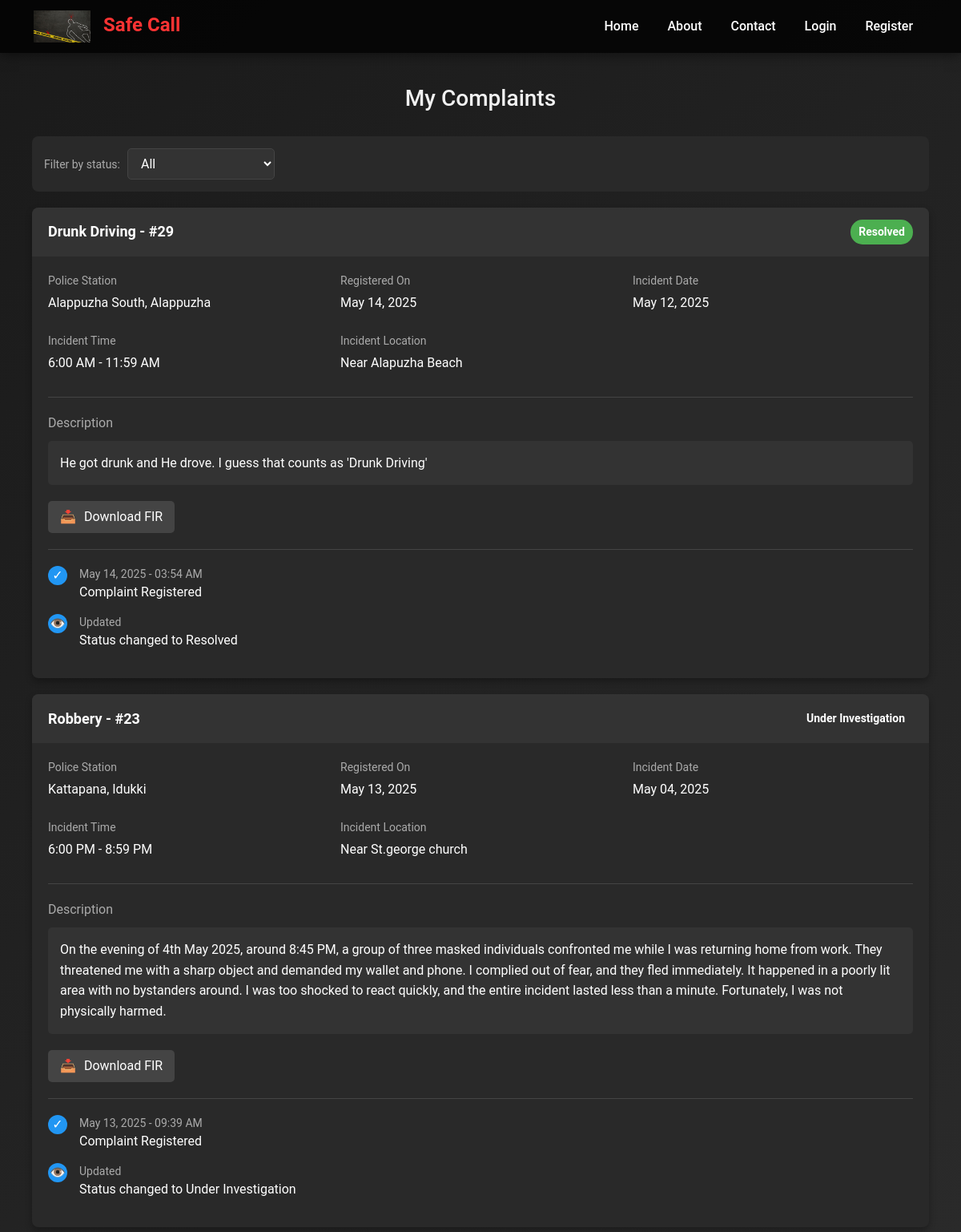
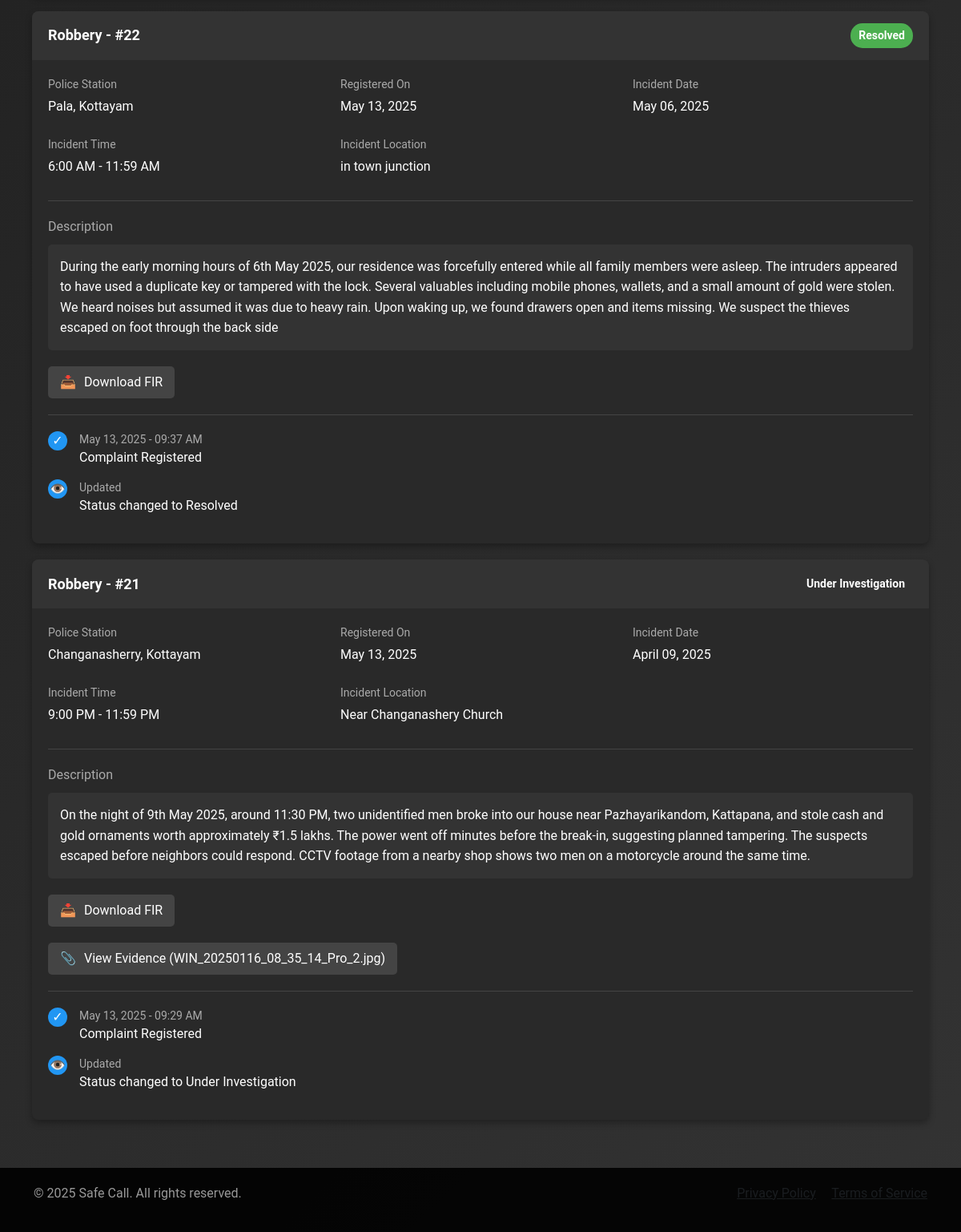
/user/view-complaints/ (signed in), run on the app's committed database (2 pictures, top to bottom).
### core/models.py (models this page shows, shortened)
class Complaint(models.Model):
    COMPLAINT_TYPES = [
        ('Robbery', 'Robbery'),
        ('Assault', 'Assault'),
        ('Threats', 'Threats'),
        ('Burglary', 'Burglary'),
        ('Vandalism', 'Vandalism'),
        ('Fraud', 'Fraud'),
        ('Harassment', 'Harassment'),
        ('Theft', 'Theft'),
        ('Domestic Violence', 'Domestic Violence'),
        ('Sexual Assault', 'Sexual Assault'),
        ('Kidnapping', 'Kidnapping'),
        ('Stalking', 'Stalking'),
        ('Drunk Driving', 'Drunk Driving'),
        ('Hit and Run', 'Hit and Run'),
        ('Drug Offenses', 'Drug Offenses'),
        ('Public Intoxication', 'Public Intoxication'),
        ('Trespassing', 'Trespassing'),
        ('Hate Crimes', 'Hate Crimes'),
        ('Murder', 'Murder'),
        ('Arson', 'Arson'),
        ('Others', 'Others'),
    ]
    TIME_CHOICES = [
        ('Midnight', '12:00 AM - 12:59 AM'),
        ('Morning', '6:00 AM - 11:59 AM'),
        ('Noon', '12:00 PM - 12:59 PM'),
        ('Afternoon', '1:00 PM - 5:59 PM'),
        ('Evening', '6:00 PM - 8:59 PM'),
        ('Night', '9:00 PM - 11:59 PM'),
    ]
    STATUS_CHOICES = [
        ('Pending', 'Pending'),
        ('Under Investigation', 'Under Investigation'),
        ('Resolved', 'Resolved'),
        ('Rejected', 'Rejected'),
    ]
    user = models.ForeignKey(PublicUser, on_delete=models.CASCADE)
    police_station = models.ForeignKey(PoliceStation, on_delete=models.CASCADE)
    complaint_type = models.CharField(max_length=50, choices=COMPLAINT_TYPES)
    incident_date = models.DateField()
    incident_time = models.CharField(max_length=20, choices=TIME_CHOICES)
    incident_location = models.TextField(default='Location not specified')
    description = models.TextField()
    evidence = models.FileField(upload_to='complaint_evidence/', null=True, blank=True)
    status = models.CharField(max_length=20, choices=STATUS_CHOICES, default='Pending')
    registered_at = models.DateTimeField(auto_now_add=True)
    resolution_date = models.DateTimeField(null=True, blank=True)
    def filename(self):
        if self.evidence:
            return os.path.basename(self.evidence.name)
        return None

class PoliceStation(models.Model):
    district = models.CharField(max_length=100)
    location = models.CharField(max_length=255)
    pincode = models.CharField(max_length=6)
    contact = models.CharField(max_length=15)
    email = models.EmailField(unique=True)  # Added email field
    password = models.CharField(max_length=255)
    approved = models.BooleanField(default=False)

### core/views.py (the view, shortened to what this page needs)
# urls.py: path('user/view-complaints/', views.view_complaints, name='view_complaints'),
def view_complaints(request):
    user = get_object_or_404(PublicUser, id=request.session['user_id'])
    complaints = Complaint.objects.filter(user=user).order_by('-registered_at')
    return render(request, 'view_complaints.html', {
        'user': user,
        'complaints': complaints
    })

### core/templates/view_complaints.html (shortened to what this page needs)
{% extends 'base.html' %}
{% block content %}
<div class="complaints-container">
    <h1 class="page-title">My Complaints</h1>
    <div class="complaint-filters">
        <div class="filter-item">
            <span class="filter-label">Filter by status:</span>
            <select id="status-filter" class="filter-select">
                <option value="all">All</option>
            </select>
        </div>
    </div>
    {% if complaints %}
        <div id="complaints-list">
            {% for complaint in complaints %}
                <div class="complaint-card" data-status="{{ complaint.status }}">
                    <div class="card-header">
                        <h3 class="card-title">
                            {{ complaint.complaint_type }} - #{{ complaint.id }}
                        </h3>
                        <span class="status-badge status-{{ complaint.status|lower|slugify }}">
                            {{ complaint.status }}
                        </span>
                    </div>
                    <div class="card-body">
                        <div class="details-grid">
                            <div class="detail-item">
                                <div class="detail-label">Police Station</div>
                                <div class="detail-value">{{ complaint.police_station.location }}, {{ complaint.police_station.district }}</div>
                            </div>
                            <div class="detail-item">
                                <div class="detail-label">Registered On</div>
                                <div class="detail-value">{{ complaint.registered_at|date:"F d, Y" }}</div>
                            </div>
                            <div class="detail-item">
                                <div class="detail-label">Incident Date</div>
                                <div class="detail-value">{{ complaint.incident_date|date:"F d, Y" }}</div>
                            </div>
                            <div class="detail-item">
                                <div class="detail-label">Incident Time</div>
                                <div class="detail-value">{{ complaint.get_incident_time_display }}</div>
                            </div>
                            <div class="detail-item">
                                <div class="detail-label">Incident Location</div>
                                <div class="detail-value">{{ complaint.incident_location }}</div>
                            </div>
                        </div>
                        <div class="description-section">
                            <div class="description-label">Description</div>
                            <div class="description-content">{{ complaint.description }}</div>
                        </div>
                        {% if complaint.status != 'Pending' and complaint.status != 'Rejected' %}
                        <div class="evidence-section">
                            <a href="{% url 'download_fir' complaint.id %}" class="evidence-link">
                                <span class="evidence-icon">📥</span>
                                Download FIR
                            </a>
                        </div>
                        {% endif %}
                        {% if complaint.evidence %}
                            <div class="evidence-section">
                                <a href="{{ complaint.evidence.url }}" class="evidence-link" target="_blank">
                                    <span class="evidence-icon">📎</span>
                                    View Evidence ({{ complaint.filename }})
                                </a>
                            </div>
                        {% endif %}
                        <div class="timeline-section">
                            <div class="timeline-item">
                                <div class="timeline-icon">✓</div>
                                <div class="timeline-content">
                                    <div class="timeline-date">{{ complaint.registered_at|date:"F d, Y - h:i A" }}</div>
                                    <div class="timeline-action">Complaint Registered</div>
                                </div>
                            </div>
                            {% if complaint.status != "Pending" %}
                                <div class="timeline-item">
                                    <div class="timeline-icon">👁️</div>
                                    <div class="timeline-content">
                                        <div class="timeline-date">Updated</div>
                                        <div class="timeline-action">Status changed to {{ complaint.status }}</div>
                                    </div>
                                </div>
                            {% endif %}
                        </div>
                    </div>
                </div>
            {% endfor %}
        </div>
    {% endif %}
</div>
{% endblock %}

### templates/base.html (style rules this page uses)
:root { --primary-color: #ff3333; --secondary-color: #1a1a1a; --text-color: #ffffff; --accent-color: #e60000; --bg-gradient: linear-gradient(135deg, #1a1a1a, #333333); }
body { background: var(--bg-gradient); color: var(--text-color); font-family: 'Roboto', sans-serif; margin: 0; padding: 0; min-height: 100vh; display: flex; flex-direction: column; }

### core/templates/view_complaints.html (style rules this page uses)
.complaints-container { width: 100%; max-width: 1200px; margin: 0 auto; padding: 20px; }
.page-title { color: #f1f1f1; margin-bottom: 30px; text-align: center; font-size: 28px; }
.complaint-card { background-color: #292929; border-radius: 8px; margin-bottom: 20px; padding: 0; box-shadow: 0 4px 8px rgba(0, 0, 0, 0.3); overflow: hidden; transition: transform 0.2s ease-in-out; }
.card-header { display: flex; justify-content: space-between; align-items: center; padding: 15px 20px; background-color: #333; }
.card-title { font-size: 18px; font-weight: bold; margin: 0; display: flex; align-items: center; }
.status-badge { padding: 5px 10px; border-radius: 15px; font-size: 14px; font-weight: bold; }
.status-resolved { background-color: #4CAF50; color: white; }
.card-body { padding: 20px; }
.details-grid { display: grid; grid-template-columns: repeat(auto-fit, minmax(300px, 1fr)); gap: 15px; }
.detail-item { margin-bottom: 10px; }
.detail-label { font-size: 14px; color: #aaaaaa; margin-bottom: 5px; }
.detail-value { font-size: 16px; }
.description-section { margin-top: 20px; padding-top: 20px; border-top: 1px solid #444; }
.description-label { font-size: 16px; color: #aaaaaa; margin-bottom: 10px; }
.description-content { background-color: #333; padding: 15px; border-radius: 5px; line-height: 1.6; }
.evidence-section { margin-top: 20px; }
.evidence-link { display: inline-flex; align-items: center; background-color: #444; color: #fff; padding: 8px 15px; border-radius: 5px; text-decoration: none; transition: background-color 0.2s; }
.evidence-icon { margin-right: 10px; }
.timeline-section { margin-top: 20px; padding-top: 20px; border-top: 1px solid #444; }
.timeline-item { display: flex; margin-bottom: 15px; }
.timeline-icon { width: 24px; height: 24px; border-radius: 50%; background-color: #2196F3; display: flex; align-items: center; justify-content: center; margin-right: 15px; flex-shrink: 0; }
.timeline-content { flex-grow: 1; }
.timeline-date { font-size: 14px; color: #aaaaaa; }
.timeline-action { font-size: 16px; }
.complaint-filters { display: flex; flex-wrap: wrap; gap: 10px; margin-bottom: 20px; padding: 15px; background-color: #292929; border-radius: 8px; align-items: center; }
.filter-label { font-size: 14px; color: #aaaaaa; margin-right: 5px; }
.filter-select { padding: 8px 12px; background-color: #333; border: 1px solid #444; border-radius: 5px; color: white; outline: none; }

### data on the page
Complaint: complaint_type "Drunk Driving", id "29", status "Resolved", police_station.location "Alappuzha South", police_station.district "Alappuzha", registered_at "May 14, 2025", incident_date "May 12, 2025", incident_time "6:00 AM - 11:59 AM", incident_location "Near Alapuzha Beach", description "He got drunk and He drove. I guess that counts as 'Drunk Driving'", shows "Download FIR", registered_at "May 14, 2025 - 03:54 AM"
Complaint: complaint_type "Robbery", id "23", status "Under Investigation", police_station.location "Kattapana", police_station.district "Idukki", registered_at "May 13, 2025", incident_date "May 04, 2025", incident_time "6:00 PM - 8:59 PM", incident_location "Near St.george church", description "On the evening of 4th May 2025, around 8:45 PM, a group of three masked individuals confronted me while I was returning home from work. They threatened me with a sharp object and demanded my wallet and phone. I complied out of fear, and they fled immediately. It happened in a poorly lit area with no bystanders around. I was too shocked to react quickly, and the entire incident lasted less than a minute. Fortunately, I was not physically harmed.", shows "Download FIR", registered_at "May 13, 2025 - 09:39 AM"
Complaint: complaint_type "Robbery", id "22", status "Resolved", police_station.location "Pala", police_station.district "Kottayam", registered_at "May 13, 2025", incident_date "May 06, 2025", incident_time "6:00 AM - 11:59 AM", incident_location "in town junction", description "During the early morning hours of 6th May 2025, our residence was forcefully entered while all family members were asleep. The intruders appeared to have used a duplicate key or tampered with the lock. Several valuables including mobile phones, wallets, and a small amount of gold were stolen. We heard noises but assumed it was due to heavy rain. Upon waking up, we found drawers open and items missing. We suspect the thieves escaped on foot through the back side", shows "Download FIR", registered_at "May 13, 2025 - 09:37 AM"
Complaint: complaint_type "Robbery", id "21", status "Under Investigation", police_station.location "Changanasherry", police_station.district "Kottayam", registered_at "May 13, 2025", incident_date "April 09, 2025", incident_time "9:00 PM - 11:59 PM", incident_location "Near Changanashery Church", description "On the night of 9th May 2025, around 11:30 PM, two unidentified men broke into our house near Pazhayarikandom, Kattapana, and stole cash and gold ornaments worth approximately ₹1.5 lakhs. The power went off minutes before the break-in, suggesting planned tampering. The suspects escaped before neighbors could respond. CCTV footage from a nearby shop shows two men on a motorcycle around the same time.", shows "Download FIR", filename "WIN_20250116_08_35_14_Pro_2.jpg", registered_at "May 13, 2025 - 09:29 AM"
